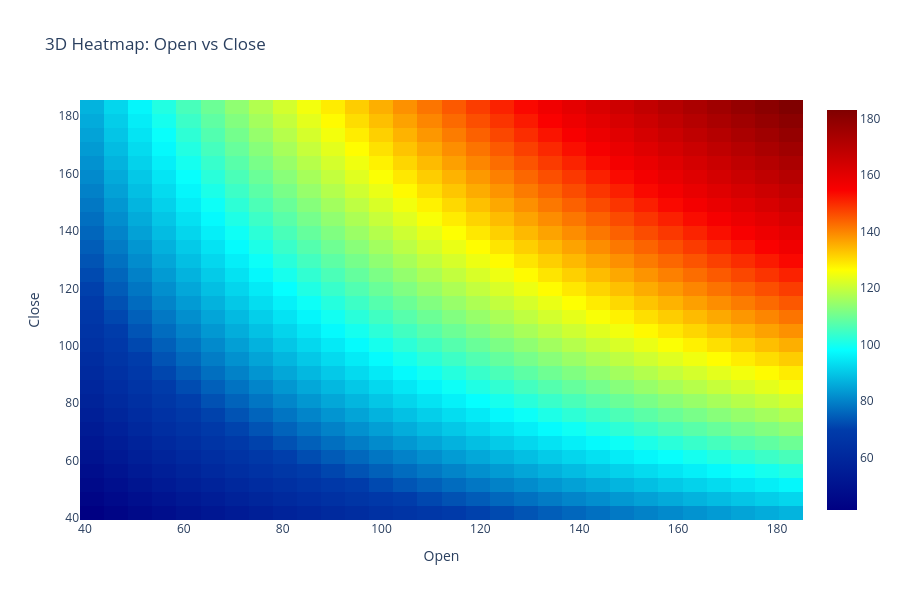

The code cell stored with this chart in its notebook:
### Markdown cell above
3D heatmap

### Code cell
# Prepare data for the heatmap
x = np.linspace(categorized_df['Open'].min(), categorized_df['Open'].max(), 30)  # x-axis values
y = np.linspace(categorized_df['Close'].min(), categorized_df['Close'].max(), 30)  # y-axis values
x, y = np.meshgrid(x, y)  # Create a meshgrid for x and y
z = np.sqrt(x * y)  # Calculate derived z-values

# Create a heatmap
fig = go.Figure(data=go.Heatmap(
    z=z,  # Set z-values
    x=x[0],  # Set x-axis values
    y=y[:, 0],  # Set y-axis values
    colorscale='Jet'  # Set the color scale
))

# Viridis, Inferno, Jet
# colorscale: Viridis, Cividis, Plasma, Inferno, Magma, Jet, Rainbow, Blues, Greens

fig.update_layout(
    title="3D Heatmap: Open vs Close",  # Set the plot title
    xaxis_title="Open",  # Label for the x-axis
    yaxis_title="Close"  # Label for the y-axis
)

# Update layout to change the size of the plot
fig.update_layout(
    width=900,  # Set the width of the plot
    height=600   # Set the height of the plot
)

# Display the plot
fig.show()

### Figure 1 — Plotly figure (JSON) as saved in the notebook; plotly's stock layout.template omitted (floating-point values rounded to 4 significant figures; data arrays with more than 128 entries replaced by an {"elided": "..."} marker saying what was removed)
{"data": [{"colorscale": [[0, "rgb(0,0,131)"], [0.2, "rgb(0,60,170)"], [0.4, "rgb(5,255,255)"], [0.6, "rgb(255,255,0)"], [0.8, "rgb(250,0,0)"], [1, "rgb(128,0,0)"]], "type": "heatmap", "x": [41.45, 46.32, 51.2, 56.07, 60.95, 65.82, 70.7, 75.57, 80.45, 85.32, 90.2, 95.07, 99.95, 104.8, 109.7, 114.6, 119.4, 124.3, 129.2, 134.1, 138.9, 143.8, 148.7, 153.6, 158.4, 163.3, 168.2, 173.1, 177.9, 182.8], "y": [41.62, 46.5, 51.39, 56.27, 61.15, 66.04, 70.92, 75.8, 80.69, 85.57, 90.45, 95.34, 100.2, 105.1, 110.0, 114.9, 119.8, 124.6, 129.5, 134.4, 139.3, 144.2, 149.1, 153.9, 158.8, 163.7, 168.6, 173.5, 178.4, 183.2], "z": {"elided": "30x30 float values"}}], "layout": {"height": 600, "title": {"text": "3D Heatmap: Open vs Close"}, "width": 900, "xaxis": {"title": {"text": "Open"}}, "yaxis": {"title": {"text": "Close"}}}}
